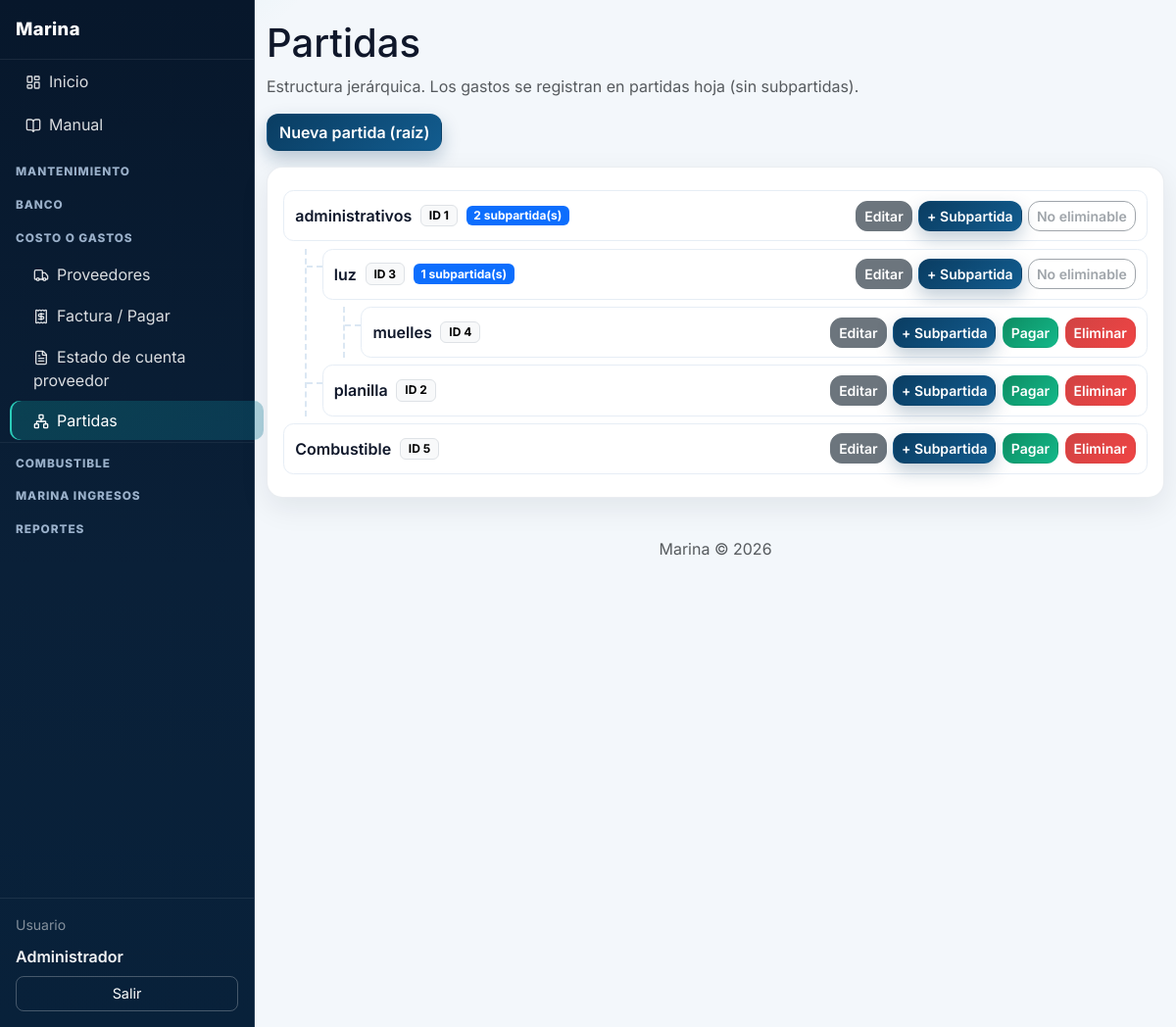
/index.php?p=partidas (signed in), run on the app's committed database.
### tables this page shows
CREATE TABLE partidas (
  id INT UNSIGNED AUTO_INCREMENT PRIMARY KEY,
  parent_id INT UNSIGNED NULL,
  nombre VARCHAR(150) NOT NULL,
  created_at DATETIME NOT NULL DEFAULT CURRENT_TIMESTAMP,
  updated_at DATETIME NOT NULL DEFAULT CURRENT_TIMESTAMP ON UPDATE CURRENT_TIMESTAMP,
  created_by INT UNSIGNED NULL,
  updated_by INT UNSIGNED NULL,
  FOREIGN KEY (parent_id) REFERENCES partidas(id) ON DELETE RESTRICT,
  FOREIGN KEY (created_by) REFERENCES usuarios(id),
  FOREIGN KEY (updated_by) REFERENCES usuarios(id)
);

### index.php (called while the page is built, shortened)
<?php
require_once __DIR__ . '/includes/funciones.php';
$p = trim($_GET['p'] ?? 'dashboard');
$p = preg_replace('/[^a-z0-9_-]/', '', $p) ?: 'dashboard';
$pagina = __DIR__ . '/pages/' . $p . '.php';
require $pagina;

### includes/funciones.php (called while the page is built, shortened)
<?php
function e(string $s): string {
    return htmlspecialchars($s, ENT_QUOTES, 'UTF-8');
}

### pages/partidas.php (the view, shortened to what this page needs)
<?php
$pdo = getDb();
$todas = $pdo->query('SELECT id, parent_id, nombre FROM partidas ORDER BY nombre')->fetchAll(PDO::FETCH_ASSOC);
$pagosByPartida = [];
$pagosCountByPartida = [];
$partidasPorPadre = [];
foreach ($todas as $row) {
    $key = ($row['parent_id'] === null) ? 'root' : (string) ((int) $row['parent_id']);
    if (!isset($partidasPorPadre[$key])) {
        $partidasPorPadre[$key] = [];
    }
    $partidasPorPadre[$key][] = $row;
}
function arbolPartidas(array $map, array $pagosCount, array $pagosByPartida, string $parentKey = 'root', int $nivel = 0) {
    $items = $map[$parentKey] ?? [];
    foreach ($items as $p) {
        $id = (int) $p['id'];
        $childKey = (string) $id;
        $hasChildren = !empty($map[$childKey]);
        $pagoCount = (int) ($pagosCount[$id] ?? 0);
        $hasPayments = $pagoCount > 0;
        echo '<li class="partida-item nivel-' . $nivel . '">';
        echo '<div class="partida-node">';
        echo '<div class="partida-node-main">';
        echo '<span class="partida-name">' . e($p['nombre']) . '</span>';
        echo '<span class="badge text-bg-light border">ID ' . $id . '</span>';
        if ($hasChildren) {
            echo '<span class="badge text-bg-primary">' . count($map[$childKey]) . ' subpartida(s)</span>';
        }
        echo '</div>';
        echo '<div class="partida-node-actions">';
        echo '<button type="button" class="btn btn-secondary btn-sm btn-editar-partida" data-id="' . $id . '" data-parent-id="' . (int)($p['parent_id'] ?? 0) . '" data-nombre="' . e($p['nombre']) . '">Editar</button> ';
        if (!$hasPayments) {
            echo '<button type="button" class="btn btn-primary btn-sm btn-subpartida-partida" data-parent-id="' . $id . '">+ Subpartida</button> ';
        } else {
            echo '<button type="button" class="btn btn-outline-secondary btn-sm" disabled title="No se puede agregar subpartida porque esta partida tiene pagos">+ Subpartida</button> ';
        }
        if (!$hasChildren) {
            echo '<button type="button" class="btn btn-success btn-sm btn-pagar-partida" data-partida-id="' . $id . '" data-partida-nombre="' . e($p['nombre']) . '" data-bs-toggle="modal" data-bs-target="#pagarPartidaModal">Pagar</button> ';
        }
        if (!$hasChildren && !$hasPayments) {
            echo '<button type="button" class="btn btn-danger btn-sm btn-eliminar-partida" data-id="' . $id . '" data-nombre="' . e($p['nombre']) . '">Eliminar</button>';
        } else {
            echo '<button type="button" class="btn btn-outline-secondary btn-sm" disabled title="No se puede eliminar porque tiene subpartidas o pagos asociados">No eliminable</button>';
        }
        echo '</div>';
        echo '</div>';
        if ($hasChildren) {
            echo '<ul class="partida-tree partida-children">';
            arbolPartidas($map, $pagosCount, $pagosByPartida, $childKey, $nivel + 1);
            echo '</ul>';
        }
        echo '</li>';
    }
}
?>
<?php require_once __DIR__ . '/../includes/layout.php'; ?>
<h1>Partidas</h1>
<p class="text-muted">Estructura jerárquica. Los gastos se registran en partidas hoja (sin subpartidas).</p>
<div class="toolbar d-flex gap-2 mb-3">
    <button type="button" class="btn btn-primary" id="btnNuevaPartidaRaiz">Nueva partida (raíz)</button>
</div>
<div class="card p-3">
    <?php if (empty($todas)): ?>
        <p class="mb-0 text-muted">Aún no hay partidas registradas.</p>
    <?php else: ?>
        <ul class="partida-tree list-unstyled mb-0">
            <?php arbolPartidas($partidasPorPadre, $pagosCountByPartida, $pagosByPartida, 'root', 0); ?>
        </ul>
    <?php endif; ?>
</div>
<?php require_once __DIR__ . '/../includes/footer.php'; ?>

### assets/css/estilos.css (style rules this page uses)
body { font-family: system-ui, -apple-system, Segoe UI, Roboto, Arial, sans-serif; background: #f4f6f9; }
.toolbar { margin-bottom: 1rem; }
.partida-tree { list-style: none; padding-left: 0; margin: 0; }
.partida-item { position: relative; margin: 0.45rem 0; }
.partida-node { display: flex; justify-content: space-between; gap: 0.75rem; align-items: center; border: 1px solid #e6edf5; border-radius: 0.65rem; background: #fff; padding: 0.6rem 0.7rem; }
.partida-node-main { display: flex; align-items: center; gap: 0.55rem; min-width: 0; }
.partida-name { font-weight: 600; color: #0f172a; white-space: nowrap; overflow: hidden; text-overflow: ellipsis; }
.partida-node-actions { display: flex; flex-wrap: wrap; justify-content: flex-end; gap: 0.4rem; }
.partida-children { margin-top: 0.45rem; margin-left: 1.35rem; padding-left: 1rem; border-left: 2px dashed #dbe7f3; }
.partida-children > .partida-item::before { content: ""; position: absolute; left: -1rem; top: 1.1rem; width: 1rem; border-top: 2px dashed #dbe7f3; }
:root { --bg-main: #f3f7fb; --surface: #ffffff; --surface-soft: #f8fbff; --text-main: #0f172a; --text-soft: #64748b; --brand-1: #0a3d62; --brand-2: #0ea5a6; --ok: #0f9f64; --danger: #d14343; --radius-lg: 16px; --radius-md: 12px; --shadow-soft: 0 10px 30px rgba(15, 23, 42, 0.08); }
body { font-family: "Inter", system-ui, -apple-system, Segoe UI, Roboto, Arial, sans-serif; color: var(--text-main); background: radial-gradient(1200px 600px at -10% -10%, rgba(14, 165, 166, 0.16), transparent 40%), radial-gradient(900px 500px at 120% -20%, rgba(10, 61, 98, 0.2), transparent 35%), var(--bg-main); }
.card { border: 1px solid rgba(148, 163, 184, 0.2); border-radius: var(--radius-lg); box-shadow: var(--shadow-soft); }
.btn { border-radius: 12px; font-weight: 600; transition: transform .16s ease, box-shadow .16s ease, opacity .16s ease; }
.btn-primary { background: linear-gradient(135deg, var(--brand-1), #125c8f); border-color: transparent; box-shadow: 0 8px 18px rgba(10, 61, 98, .25); }
.btn-success { background: linear-gradient(135deg, #0d8d63, #14b889); border-color: transparent; }
.btn-danger { background: linear-gradient(135deg, #d14343, #ef4444); border-color: transparent; }

### data on the page
partidas: nombre "administrativos", id "1", id "2", shows "No eliminable"
partidas: nombre "luz", id "3", id "1", shows "No eliminable"
partidas: nombre "muelles", id "4"
partidas: nombre "planilla", id "2"
partidas: nombre "Combustible", id "5"

### other printed values
$nombre_usuario "Administrador"
